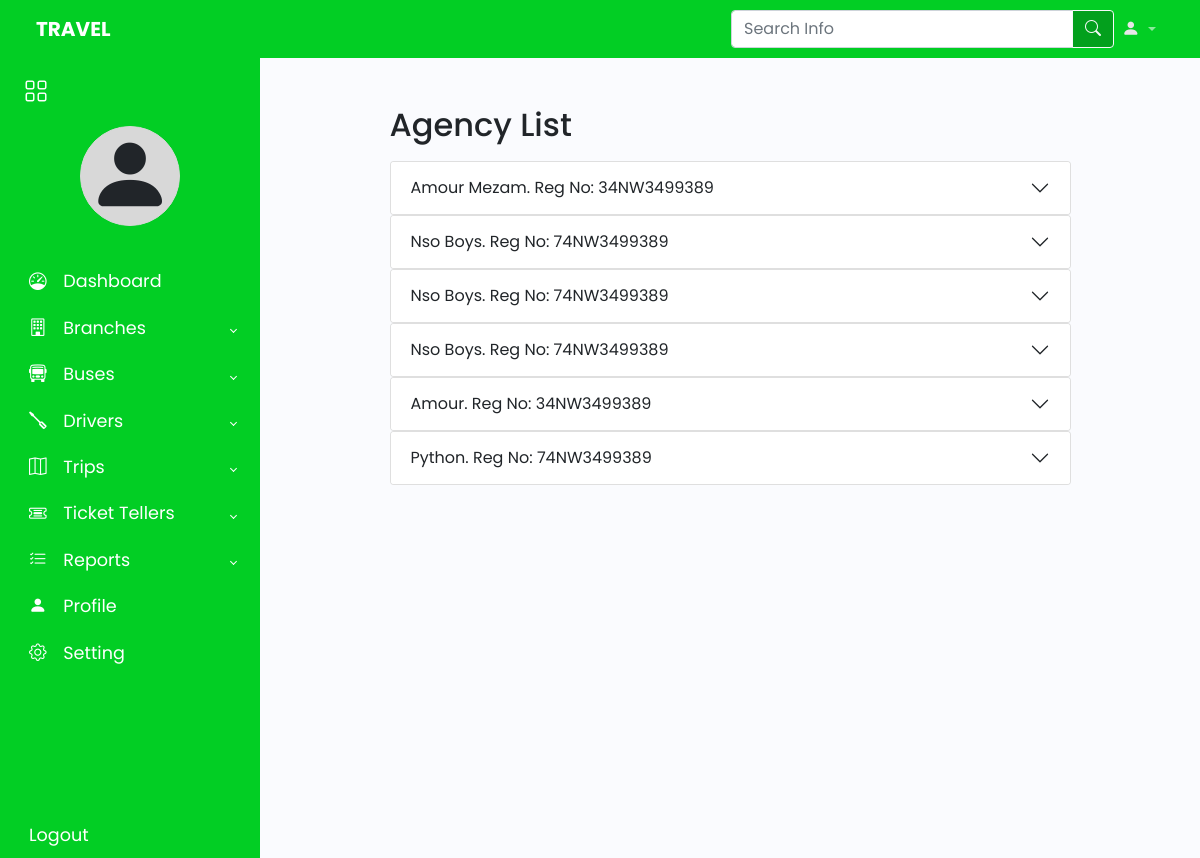
The page /sub_admins/list-agencies on the database its author committed.
### sub_admins/models.py (models this page shows, shortened)
class Agency(models.Model) :
    id = models.AutoField(primary_key=True, editable=False)
    name = models.CharField(max_length=100)
    reg_num = models.CharField(max_length = 100)
    signup_date = models.DateTimeField(auto_now_add = True)

### sub_admins/views.py (the view)
# urls.py: path('list-agencies', views.agencyList, name = 'list-agencies'),
def agencyList(request):
    agencies = Agency.objects.all()
    agencyAdmin = User.objects.all()
    context ={'agencies': agencies, 'agencyAdmin': agencyAdmin}
    return render(request, 'sub_admins/agency_list.html', context)

### sub_admins/templates/sub_admins/agency_list.html (shortened to what this page needs)
{% extends 'index.html' %}
{% block content %}
<div class="row col-9 mx-auto m-5">
<h2 class="mb-3">Agency List</h2>
  {% for agency in agencies %}
  <div class="accordion" id="accordionExample">
      <div class="accordion-item">
      <h2 class="accordion-header" id="headingOne">
          <button class="accordion-button collapsed" type="button" data-bs-toggle="collapse" data-bs-target="#{{agency.name|cut:' '}}" aria-expanded="true" aria-controls="{{agency.name|cut:' '}}">
              {{agency.name}}. Reg No: {{agency.reg_num}}
          </button>
      </h2>
      </div>
  </div>
{% endfor %}
</div>
{% endblock %}

### static/styles/style.css (style rules this page uses)
body { font-family: 'Poppins', sans-serif; }

### rows shown on the page
Agency: name "Amour Mezam", reg_num "34NW3499389"
Agency: name "Nso Boys", reg_num "74NW3499389"
Agency: name "Nso Boys", reg_num "74NW3499389"
Agency: name "Nso Boys", reg_num "74NW3499389"
Agency: name "Amour", reg_num "34NW3499389"
Agency: name "Python", reg_num "74NW3499389"
